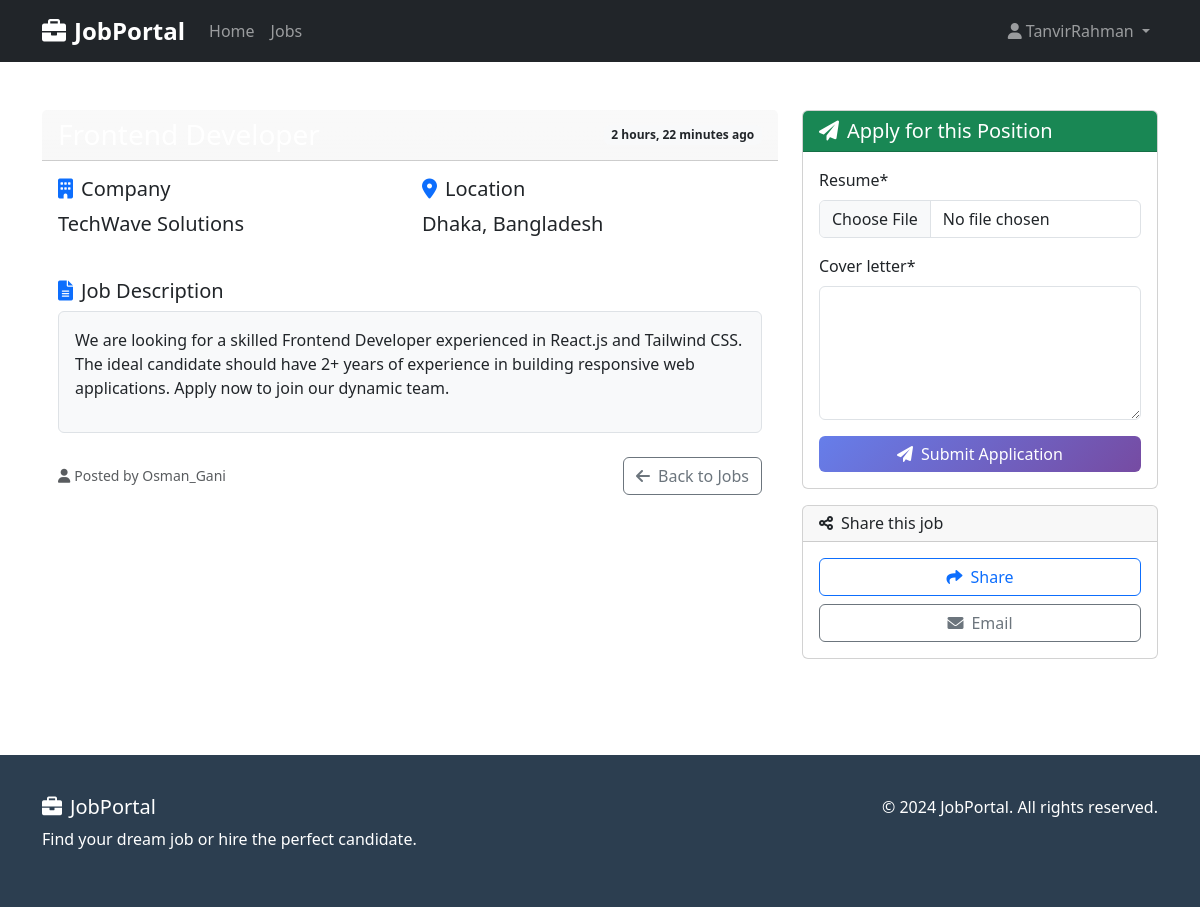
The app's page /jobs/2/ (signed in) with its own data.
### jobs/models.py (models this page shows, shortened)
class Job(models.Model):
    title = models.CharField(max_length=200)
    company_name = models.CharField(max_length=200)
    location = models.CharField(max_length=200)
    description = models.TextField()
    posted_by = models.ForeignKey(User, on_delete=models.CASCADE, related_name='posted_jobs')
    created_at = models.DateTimeField(default=timezone.now)
    class Meta:
        ordering = ['-created_at']

### jobs/views.py (the view)
# urls.py: path('jobs/<int:job_id>/', views.job_detail, name='job_detail'),
@login_required
def job_detail(request, job_id):
    job = get_object_or_404(Job, id=job_id)
    has_applied = False
    if request.user != job.posted_by:
        has_applied = Application.objects.filter(job=job, applicant=request.user).exists()
    if request.method == 'POST' and not has_applied and request.user != job.posted_by:
        form = ApplicationForm(request.POST, request.FILES)
        if form.is_valid():
            application = form.save(commit=False)
            application.job = job
            application.applicant = request.user
            application.save()
            messages.success(request, 'Application submitted successfully!')
            return redirect('job_detail', job_id=job.id)
    else:
        form = ApplicationForm()
    context = {
        'job': job,
        'form': form,
        'has_applied': has_applied,
    }
    return render(request, 'jobs/job_detail.html', context)

### jobs/forms.py
class ApplicationForm(forms.ModelForm):
    class Meta:
        model = Application
        fields = ['resume', 'cover_letter']
        widgets = {
            'cover_letter': forms.Textarea(attrs={'rows': 5}),
        }

### templates/jobs/job_detail.html (shortened to what this page needs)
{% extends 'base.html' %}
{% load crispy_forms_tags %}
{% block content %}
<div class="container py-5">
    <div class="row">
        <div class="col-lg-8">
            <div class="card job-card">
                <div class="card-header bg-gradient text-white">
                    <div class="d-flex justify-content-between align-items-center">
                        <h3 class="mb-0">{{ job.title }}</h3>
                        <span class="badge bg-light text-dark">{{ job.created_at|timesince }} ago</span>
                    </div>
                </div>
                <div class="card-body">
                    <div class="row mb-4">
                        <div class="col-md-6">
                            <h5><i class="fas fa-building me-2 text-primary"></i>Company</h5>
                            <p class="lead">{{ job.company_name }}</p>
                        </div>
                        <div class="col-md-6">
                            <h5><i class="fas fa-map-marker-alt me-2 text-primary"></i>Location</h5>
                            <p class="lead">{{ job.location }}</p>
                        </div>
                    </div>
                    <div class="mb-4">
                        <h5><i class="fas fa-file-alt me-2 text-primary"></i>Job Description</h5>
                        <div class="border rounded p-3 bg-light">
                            {{ job.description|linebreaks }}
                        </div>
                    </div>
                    <div class="d-flex justify-content-between align-items-center">
                        <small class="text-muted">
                            <i class="fas fa-user me-1"></i>Posted by {{ job.posted_by.username }}
                        </small>
                        <a href="{% url 'job_list' %}" class="btn btn-outline-secondary">
                            <i class="fas fa-arrow-left me-2"></i>Back to Jobs
                        </a>
                    </div>
                </div>
            </div>
        </div>
        <div class="col-lg-4">
            {% if user != job.posted_by %}
                <div class="card">
                    <div class="card-header bg-success text-white">
                        <h5 class="mb-0">
                            <i class="fas fa-paper-plane me-2"></i>Apply for this Position
                        </h5>
                    </div>
                    <div class="card-body">
                        {% if has_applied %}
                            <div class="alert alert-success">
                                <i class="fas fa-check-circle me-2"></i>
                                You have already applied for this position!
                            </div>
                            <a href="{% url 'my_applications' %}" class="btn btn-gradient w-100">
                                <i class="fas fa-eye me-2"></i>View My Applications
                            </a>
                        {% else %}
                            <form method="post" enctype="multipart/form-data" novalidate>
                                <div class="mb-3">
                                    {{ form.resume|as_crispy_field }}
                                </div>
                                <div class="mb-3">
                                    {{ form.cover_letter|as_crispy_field }}
                                </div>
                                <div class="d-grid">
                                    <button type="submit" class="btn btn-gradient">
                                        <i class="fas fa-paper-plane me-2"></i>Submit Application
                                    </button>
                                </div>
                            </form>
                        {% endif %}
                    </div>
                </div>
            {% endif %}
            <div class="card mt-3">
                <div class="card-header">
                    <h6 class="mb-0"><i class="fas fa-share-alt me-2"></i>Share this job</h6>
                </div>
                <div class="card-body">
                    <div class="d-grid gap-2">
                        <button class="btn btn-outline-primary" onclick="navigator.share({title: '{{ job.title }}', text: 'Check out this job opportunity!', url: window.location.href})">
                            <i class="fas fa-share me-2"></i>Share
                        </button>
                        <a href="mailto:?subject={{ job.title }} at {{ job.company_name }}&body=Check out this job opportunity: {{ request.build_absolute_uri }}" class="btn btn-outline-secondary">
                            <i class="fas fa-envelope me-2"></i>Email
                        </a>
                    </div>
                </div>
            </div>
        </div>
    </div>
</div>
{% endblock %}

### templates/base.html (shortened to what this page needs)
<!DOCTYPE html>
<html lang="en">
<head>
    <link href="https://cdn.jsdelivr.net/npm/bootstrap@5.3.0/dist/css/bootstrap.min.css" rel="stylesheet">
    <link href="https://cdnjs.cloudflare.com/ajax/libs/font-awesome/6.0.0/css/all.min.css" rel="stylesheet">
</head>
<body>
    <nav class="navbar navbar-expand-lg navbar-dark bg-dark">
        <div class="container">
            <a class="navbar-brand" href="{% url 'home' %}">
                <i class="fas fa-briefcase me-2"></i>JobPortal
            </a>
            <div class="collapse navbar-collapse" id="navbarNav">
                <ul class="navbar-nav me-auto">
                    <li class="nav-item">
                        <a class="nav-link" href="{% url 'home' %}">Home</a>
                    </li>
                    <li class="nav-item">
                        <a class="nav-link" href="{% url 'job_list' %}">Jobs</a>
                    </li>
                </ul>
                <ul class="navbar-nav">
                    {% if user.is_authenticated %}
                        <li class="nav-item dropdown">
                            <a class="nav-link dropdown-toggle" href="#" role="button" data-bs-toggle="dropdown">
                                <i class="fas fa-user me-1"></i>{{ user.username }}
                            </a>
                        </li>
                    {% endif %}
                </ul>
            </div>
        </div>
    </nav>
    <main>
        {% block content %}{% endblock %}
    </main>
    <footer class="footer mt-5">
        <div class="container">
            <div class="row">
                <div class="col-md-6">
                    <h5><i class="fas fa-briefcase me-2"></i>JobPortal</h5>
                    <p>Find your dream job or hire the perfect candidate.</p>
                </div>
                <div class="col-md-6 text-md-end">
                    <p>&copy; 2024 JobPortal. All rights reserved.</p>
                </div>
            </div>
        </div>
    </footer>
</body>
</html>

### templates/base.html (style rules this page uses)
.job-card { transition: transform 0.3s ease, box-shadow 0.3s ease; border: none; border-radius: 15px; }
.btn-gradient { background: linear-gradient(135deg, #667eea 0%, #764ba2 100%); border: none; color: white; }
.navbar-brand { font-weight: bold; font-size: 1.5rem; }
.footer { background: #2c3e50; color: white; padding: 40px 0; }

### records on screen
Job: created_at "2 hours, 22 minutes", company_name "TechWave Solutions", location "Dhaka, Bangladesh", description "We are looking for a skilled Frontend Developer experienced in React.js and Tailwind CSS. The ideal candidate should have 2+ years of experience in building responsive web applications. Apply now to join our dynamic team.", posted_by.username "Osman_Gani"

### other values on screen
{{ user.username }} "TanvirRahman"
